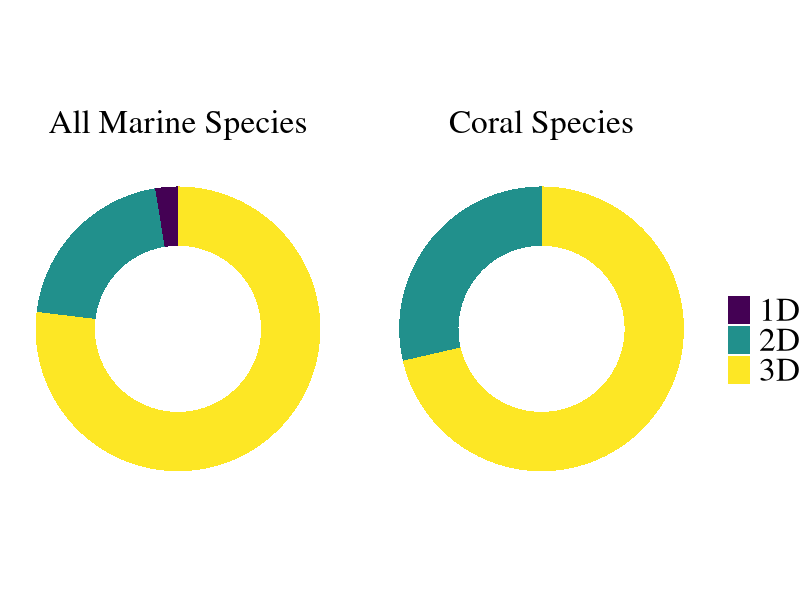

Reproduce this figure in R.
library(ggplot2)
library(dplyr)
library(tidyr)

# Your data in a data frame
data_comparison <- data.frame(
  Dimension = c("3D", "2D", "1D"),
  Percentage = c(71.4, 28.6, 0),
  Count = c(77.9, 20.8, 2.6)
)

# Reshape data into long format to make it easier to plot side-by-side
data_long <- data_comparison %>%
  pivot_longer(cols = c(Percentage, Count), names_to = "Dataset", values_to = "Value")

custom_labels <- c(Percentage = "Coral Species", Count = "All Marine Species")

# Create donut charts
ggplot(data_long, aes(x = 2, y = Value, fill = Dimension)) +
  geom_bar(stat = "identity", width = 1) +
  coord_polar(theta = "y") +  # Polar coordinates for donut chart
  xlim(0.1, 2.5) +  # Create a hole in the middle
  facet_wrap(~ Dataset, scales = "free", labeller = labeller(Dataset = custom_labels)) +  # Separate plots for each dataset
  theme_void() +  # Remove background and axes
  scale_fill_viridis_d() +
  labs(
    fill = ""
  ) +
  theme(
    text = element_text(family = "serif"),
    plot.title = element_text(size = 24),
    strip.text = element_text(size = 24, margin = margin(t = 10, b = 10)),  # Customize facet label text size
    legend.text =element_text(size = 24),
    legend.position = "right"  # Show legend on the right side
  )
